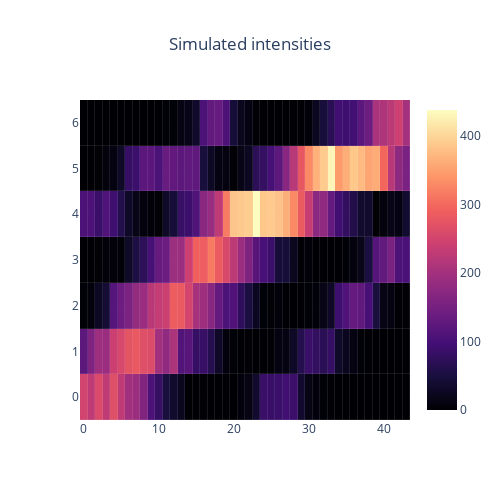

Notebook code for this chart:
### Code cell
import plotly.graph_objects as go

def plot_heatmap(matrix, title='', color_scale="Magma"):
    """ Plot a heatmap of the input matrix using Plotly. """
    fig = go.Figure(data=go.Heatmap(z=matrix, colorscale=color_scale, zmin=0,
        zmax=None, 
        xgap=0.1, 
        ygap=0.1 ))
    fig.update_layout(
        title=title, autosize=False, width=500, height=500,
        title_x=0.5,  # This centers the title
        xaxis_showgrid=True,
        yaxis_showgrid=True,
        xaxis_gridcolor='white',
        yaxis_gridcolor='white')

    return fig

plot_heatmap(y_strata.T, "Simulated intensities").show()

### Figure 1 — Plotly figure (JSON) as saved in the notebook; plotly's stock layout.template omitted (floating-point values rounded to 4 significant figures; data arrays with more than 128 entries replaced by an {"elided": "..."} marker saying what was removed)
{"data": [{"colorscale": [[0, "#000004"], [0.1111, "#180f3d"], [0.2222, "#440f76"], [0.3333, "#721f81"], [0.4444, "#9e2f7f"], [0.5556, "#cd4071"], [0.6667, "#f1605d"], [0.7778, "#fd9668"], [0.8889, "#feca8d"], [1, "#fcfdbf"]], "type": "heatmap", "xgap": 0.1, "ygap": 0.1, "z": {"elided": "7x44 int values"}, "zmin": 0}], "layout": {"autosize": false, "height": 500, "title": {"text": "Simulated intensities", "x": 0.5}, "width": 500, "xaxis": {"gridcolor": "white", "showgrid": true}, "yaxis": {"gridcolor": "white", "showgrid": true}}}
